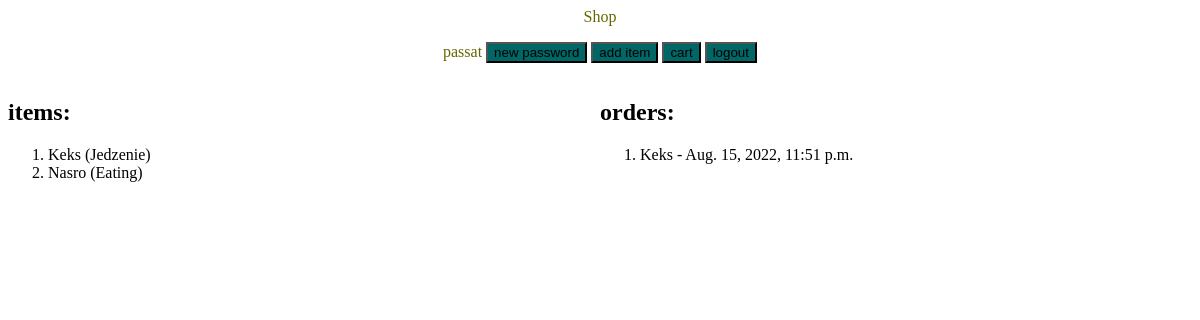
The page /sklapp/profile/ (signed in) on the database as committed earlier.
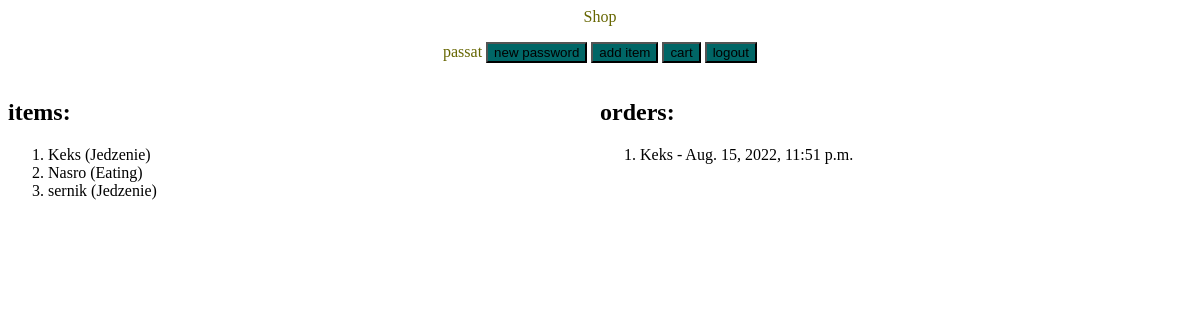
The same page on the database as committed later.
### items/models.py (models this page shows, shortened)
class Item(models.Model):
    category = models.ForeignKey(Category, on_delete=models.CASCADE)
    owner = models.ForeignKey(User, on_delete=models.CASCADE)
    item_name = models.CharField(max_length=200)
    price = models.FloatField()
    def __str__(self):
        return self.item_name

class Category(models.Model):
    category_name = models.CharField(max_length=200)
    last_usage = models.DateTimeField('date_published')
    def __str__(self):
        return self.category_name

class Order(models.Model):
    user = models.ForeignKey(User, on_delete=models.CASCADE)
    item_name = models.ForeignKey(Item, on_delete=models.CASCADE)
    purchase_date = models.DateTimeField('purchase date')

### items/views.py (the view)
# urls.py: path('profile/', views.profile.as_view(), name='profile'),
class profile(TemplateView):
    template_name = 'items/profile.html'
    def get_context_data(self, *args, **kwargs):
        user = self.request.session["usname"]
        if user:
            return get_cart_context(user)
        else:
            return HttpResponseRedirect('/sklapp/login/')

### items/views.py (called while the page is built)
def get_cart_context(username):
    user = User.objects.get(username=username)
    orders = Order.objects.filter(user=user)
    items = Item.objects.filter(owner=user)
    citems = Cart.objects.filter(user=user)
    if not len(orders):
        orders = ""
    if not len(items):
        items = ""
    cart_items = []
    for cart_item in citems:
        cat = Category.objects.get(pk=cart_item.categoryid)
        item = cat.item_set.get(pk=cart_item.itemid)
        cart_items.append(item)
    context = {
            'usname': user.username,
            'orders': orders,
            'items': items,
            'cart_items': cart_items
    }
    return context

### items/templates/items/profile.html (shortened to what this page needs)
<head>
</head>
<body>
    {% include 'items/profile_bar.html' %}
    <div style="float:left; width:50%">
	<h2>items:</h2>
	<ol>
	    {% for item in items %}
	    <li>{{item.item_name}} ({{item.category}})</li>
	    {% endfor %}
	</ol>
    </div>
    <div style="float:left; width:50%">
	<h2>orders:</h2>
	<ol>
	    {% for order in orders %}
	    <li>{{ order.item_name }} - {{ order.purchase_date }}</li>
	    {% endfor %}
	</ol>
    </div>
</body>

Rows that differ between the two databases and show on the page:
added Item: item_name "sernik", category "Jedzenie"
